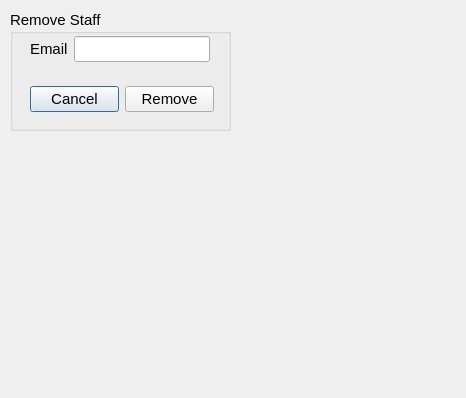
<?xml version="1.0" encoding="UTF-8"?>
<ui version="4.0">
 <class>RemoveStaff</class>
 <widget class="QDialog" name="RemoveStaff">
  <property name="geometry">
   <rect>
    <x>0</x>
    <y>0</y>
    <width>466</width>
    <height>398</height>
   </rect>
  </property>
  <property name="windowTitle">
   <string>Dialog</string>
  </property>
  <widget class="QGroupBox" name="groupBox">
   <property name="geometry">
    <rect>
     <x>10</x>
     <y>10</y>
     <width>221</width>
     <height>121</height>
    </rect>
   </property>
   <property name="font">
    <font>
     <pointsize>11</pointsize>
    </font>
   </property>
   <property name="title">
    <string>Remove Staff</string>
   </property>
   <widget class="QWidget" name="">
    <property name="geometry">
     <rect>
      <x>20</x>
      <y>20</y>
      <width>180</width>
      <height>38</height>
     </rect>
    </property>
    <layout class="QHBoxLayout" name="horizontalLayout">
     <item>
      <widget class="QLabel" name="emailLabel">
       <property name="text">
        <string>Email</string>
       </property>
      </widget>
     </item>
     <item>
      <widget class="QLineEdit" name="emailLineEdit"/>
     </item>
    </layout>
   </widget>
   <widget class="QWidget" name="">
    <property name="geometry">
     <rect>
      <x>20</x>
      <y>70</y>
      <width>184</width>
      <height>38</height>
     </rect>
    </property>
    <layout class="QHBoxLayout" name="horizontalLayout_2">
     <item>
      <widget class="QPushButton" name="cancelButton">
       <property name="text">
        <string>Cancel</string>
       </property>
      </widget>
     </item>
     <item>
      <widget class="QPushButton" name="removeButton">
       <property name="text">
        <string>Remove</string>
       </property>
      </widget>
     </item>
    </layout>
   </widget>
  </widget>
 </widget>
 <resources/>
 <connections/>
</ui>
